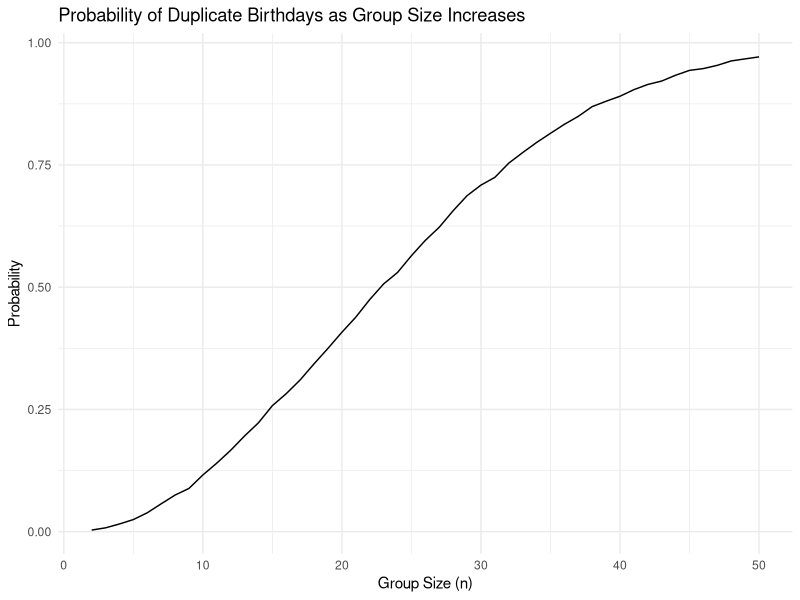

This figure's R source: (Note: a time limit stopped this script after it produced the figure.)
## ---- chunk 1
library(tidyverse)
set.seed(123)

knitr::opts_chunk$set(
	echo = TRUE,
	warning = FALSE,
  fig.width = 6,
  fig.asp = .6,
  out.width = "90%"
)

theme_set(theme_minimal() + theme(legend.position = "bottom"))

options(
  ggplot2.continuous.colour = "viridis",
  ggplot2.continuous.fill = "viridis"
)

scale_colour_discrete = scale_colour_viridis_d
scale_fill_discrete = scale_fill_viridis_d
## ---- chunk 2
bday_sim = function(n) {

  bdays = sample(1:365, size = n, replace = TRUE)
  
  duplicate = length(unique(bdays)) < n

  return(duplicate)
}
## ---- chunk 3
sim_res = 
  expand_grid(
    n = 2:50,
    iter = 1:10000
  ) |> 
  mutate(res = map_lgl(n, bday_sim)) |> 
  group_by(n) |> 
  summarize(prob = mean(res))
## ---- chunk 4
sim_res |> 
  ggplot(aes(x = n, y = prob )) + 
  geom_line()+
  labs(
    x= "Group Size (n)",
    y= "Probability",
    title = "Probability of Duplicate Birthdays as Group Size Increases"
  )
## ---- chunk 5
# Set parameters
n<- 30
sigma <- 5
alpha <- 0.05
## ---- chunk 6
# Define t_test function  
t_test = function(mu) {
  
  sample_data = rnorm(n, mean = mu, sd = sigma)
  
  t_stat = t.test(sample_data, mu = 0) |>
    broom::tidy() |>
    select(estimate, p.value)
  
  return(t_stat)
}
## ---- chunk 7
# Simulation for 5000 datasets for each mu value and store results
sim_result_df =
  expand_grid(
    mu = 0:6,
    iter = 1:5000 )|>
  mutate(
    estimate_df = map(mu, t_test)
  )|> 
  unnest(estimate_df)
## ---- chunk 8
